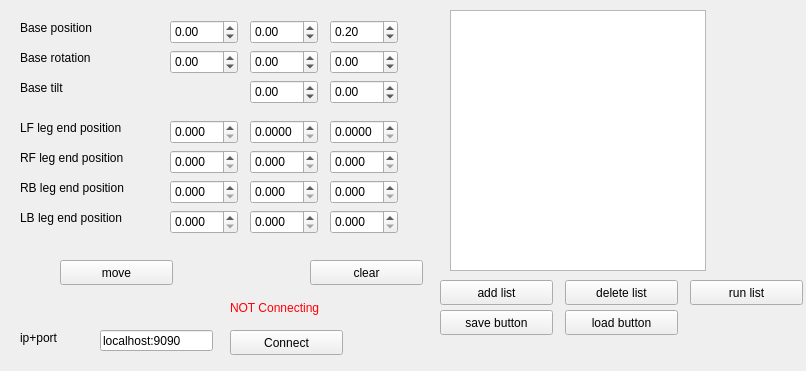
<?xml version="1.0" encoding="UTF-8"?>
<ui version="4.0">
 <class>RobotController</class>
 <widget class="QWidget" name="RobotController">
  <property name="geometry">
   <rect>
    <x>0</x>
    <y>0</y>
    <width>806</width>
    <height>371</height>
   </rect>
  </property>
  <property name="windowTitle">
   <string>Form</string>
  </property>
  <widget class="QLabel" name="label">
   <property name="geometry">
    <rect>
     <x>30</x>
     <y>20</y>
     <width>101</width>
     <height>21</height>
    </rect>
   </property>
   <property name="text">
    <string/>
   </property>
  </widget>
  <widget class="QLabel" name="label_2">
   <property name="geometry">
    <rect>
     <x>20</x>
     <y>20</y>
     <width>82</width>
     <height>16</height>
    </rect>
   </property>
   <property name="text">
    <string>Base position</string>
   </property>
  </widget>
  <widget class="QLabel" name="label_3">
   <property name="geometry">
    <rect>
     <x>20</x>
     <y>50</y>
     <width>91</width>
     <height>16</height>
    </rect>
   </property>
   <property name="text">
    <string>Base rotation</string>
   </property>
  </widget>
  <widget class="QDoubleSpinBox" name="doubleSpinBox">
   <property name="geometry">
    <rect>
     <x>170</x>
     <y>20</y>
     <width>68</width>
     <height>24</height>
    </rect>
   </property>
   <property name="minimum">
    <double>-99.989999999999995</double>
   </property>
   <property name="singleStep">
    <double>0.010000000000000</double>
   </property>
  </widget>
  <widget class="QDoubleSpinBox" name="doubleSpinBox_2">
   <property name="geometry">
    <rect>
     <x>250</x>
     <y>20</y>
     <width>68</width>
     <height>24</height>
    </rect>
   </property>
   <property name="minimum">
    <double>-99.989999999999995</double>
   </property>
   <property name="singleStep">
    <double>0.010000000000000</double>
   </property>
  </widget>
  <widget class="QDoubleSpinBox" name="doubleSpinBox_3">
   <property name="geometry">
    <rect>
     <x>330</x>
     <y>20</y>
     <width>68</width>
     <height>24</height>
    </rect>
   </property>
   <property name="minimum">
    <double>-99.989999999999995</double>
   </property>
   <property name="singleStep">
    <double>0.010000000000000</double>
   </property>
   <property name="value">
    <double>0.200000000000000</double>
   </property>
  </widget>
  <widget class="QDoubleSpinBox" name="doubleSpinBox_4">
   <property name="geometry">
    <rect>
     <x>170</x>
     <y>50</y>
     <width>68</width>
     <height>24</height>
    </rect>
   </property>
   <property name="minimum">
    <double>-99.989999999999995</double>
   </property>
   <property name="singleStep">
    <double>1.000000000000000</double>
   </property>
  </widget>
  <widget class="QDoubleSpinBox" name="doubleSpinBox_5">
   <property name="geometry">
    <rect>
     <x>250</x>
     <y>50</y>
     <width>68</width>
     <height>24</height>
    </rect>
   </property>
   <property name="minimum">
    <double>-99.989999999999995</double>
   </property>
   <property name="singleStep">
    <double>1.000000000000000</double>
   </property>
  </widget>
  <widget class="QDoubleSpinBox" name="doubleSpinBox_6">
   <property name="geometry">
    <rect>
     <x>330</x>
     <y>50</y>
     <width>68</width>
     <height>24</height>
    </rect>
   </property>
   <property name="minimum">
    <double>-99.989999999999995</double>
   </property>
   <property name="singleStep">
    <double>1.000000000000000</double>
   </property>
  </widget>
  <widget class="QLabel" name="label_4">
   <property name="geometry">
    <rect>
     <x>20</x>
     <y>80</y>
     <width>91</width>
     <height>16</height>
    </rect>
   </property>
   <property name="text">
    <string>Base tilt</string>
   </property>
  </widget>
  <widget class="QDoubleSpinBox" name="doubleSpinBox_7">
   <property name="geometry">
    <rect>
     <x>250</x>
     <y>80</y>
     <width>68</width>
     <height>24</height>
    </rect>
   </property>
   <property name="minimum">
    <double>-99.989999999999995</double>
   </property>
  </widget>
  <widget class="QDoubleSpinBox" name="doubleSpinBox_8">
   <property name="geometry">
    <rect>
     <x>330</x>
     <y>80</y>
     <width>68</width>
     <height>24</height>
    </rect>
   </property>
   <property name="minimum">
    <double>-99.989999999999995</double>
   </property>
  </widget>
  <widget class="QLabel" name="label_5">
   <property name="geometry">
    <rect>
     <x>20</x>
     <y>120</y>
     <width>120</width>
     <height>16</height>
    </rect>
   </property>
   <property name="text">
    <string>LF leg end position</string>
   </property>
  </widget>
  <widget class="QLabel" name="label_6">
   <property name="geometry">
    <rect>
     <x>20</x>
     <y>150</y>
     <width>121</width>
     <height>16</height>
    </rect>
   </property>
   <property name="text">
    <string>RF leg end position</string>
   </property>
  </widget>
  <widget class="QLabel" name="label_7">
   <property name="geometry">
    <rect>
     <x>20</x>
     <y>180</y>
     <width>121</width>
     <height>16</height>
    </rect>
   </property>
   <property name="text">
    <string>RB leg end position</string>
   </property>
  </widget>
  <widget class="QLabel" name="label_8">
   <property name="geometry">
    <rect>
     <x>20</x>
     <y>210</y>
     <width>121</width>
     <height>16</height>
    </rect>
   </property>
   <property name="text">
    <string>LB leg end position</string>
   </property>
  </widget>
  <widget class="QDoubleSpinBox" name="doubleSpinBox_9">
   <property name="geometry">
    <rect>
     <x>170</x>
     <y>120</y>
     <width>68</width>
     <height>24</height>
    </rect>
   </property>
   <property name="decimals">
    <number>3</number>
   </property>
   <property name="singleStep">
    <double>0.005000000000000</double>
   </property>
  </widget>
  <widget class="QDoubleSpinBox" name="doubleSpinBox_10">
   <property name="geometry">
    <rect>
     <x>250</x>
     <y>120</y>
     <width>68</width>
     <height>24</height>
    </rect>
   </property>
   <property name="decimals">
    <number>4</number>
   </property>
   <property name="singleStep">
    <double>0.005000000000000</double>
   </property>
  </widget>
  <widget class="QDoubleSpinBox" name="doubleSpinBox_11">
   <property name="geometry">
    <rect>
     <x>330</x>
     <y>120</y>
     <width>68</width>
     <height>24</height>
    </rect>
   </property>
   <property name="decimals">
    <number>4</number>
   </property>
   <property name="singleStep">
    <double>0.005000000000000</double>
   </property>
  </widget>
  <widget class="QDoubleSpinBox" name="doubleSpinBox_12">
   <property name="geometry">
    <rect>
     <x>170</x>
     <y>150</y>
     <width>68</width>
     <height>24</height>
    </rect>
   </property>
   <property name="decimals">
    <number>3</number>
   </property>
   <property name="singleStep">
    <double>0.005000000000000</double>
   </property>
  </widget>
  <widget class="QDoubleSpinBox" name="doubleSpinBox_13">
   <property name="geometry">
    <rect>
     <x>250</x>
     <y>150</y>
     <width>68</width>
     <height>24</height>
    </rect>
   </property>
   <property name="decimals">
    <number>3</number>
   </property>
   <property name="singleStep">
    <double>0.005000000000000</double>
   </property>
  </widget>
  <widget class="QDoubleSpinBox" name="doubleSpinBox_14">
   <property name="geometry">
    <rect>
     <x>330</x>
     <y>150</y>
     <width>68</width>
     <height>24</height>
    </rect>
   </property>
   <property name="decimals">
    <number>3</number>
   </property>
   <property name="singleStep">
    <double>0.005000000000000</double>
   </property>
  </widget>
  <widget class="QDoubleSpinBox" name="doubleSpinBox_15">
   <property name="geometry">
    <rect>
     <x>170</x>
     <y>180</y>
     <width>68</width>
     <height>24</height>
    </rect>
   </property>
   <property name="decimals">
    <number>3</number>
   </property>
   <property name="singleStep">
    <double>0.005000000000000</double>
   </property>
  </widget>
  <widget class="QDoubleSpinBox" name="doubleSpinBox_16">
   <property name="geometry">
    <rect>
     <x>250</x>
     <y>180</y>
     <width>68</width>
     <height>24</height>
    </rect>
   </property>
   <property name="decimals">
    <number>3</number>
   </property>
   <property name="singleStep">
    <double>0.005000000000000</double>
   </property>
  </widget>
  <widget class="QDoubleSpinBox" name="doubleSpinBox_17">
   <property name="geometry">
    <rect>
     <x>330</x>
     <y>180</y>
     <width>68</width>
     <height>24</height>
    </rect>
   </property>
   <property name="decimals">
    <number>3</number>
   </property>
   <property name="singleStep">
    <double>0.005000000000000</double>
   </property>
  </widget>
  <widget class="QDoubleSpinBox" name="doubleSpinBox_18">
   <property name="geometry">
    <rect>
     <x>170</x>
     <y>210</y>
     <width>68</width>
     <height>24</height>
    </rect>
   </property>
   <property name="decimals">
    <number>3</number>
   </property>
   <property name="singleStep">
    <double>0.005000000000000</double>
   </property>
  </widget>
  <widget class="QDoubleSpinBox" name="doubleSpinBox_19">
   <property name="geometry">
    <rect>
     <x>250</x>
     <y>210</y>
     <width>68</width>
     <height>24</height>
    </rect>
   </property>
   <property name="decimals">
    <number>3</number>
   </property>
   <property name="singleStep">
    <double>0.005000000000000</double>
   </property>
  </widget>
  <widget class="QDoubleSpinBox" name="doubleSpinBox_20">
   <property name="geometry">
    <rect>
     <x>330</x>
     <y>210</y>
     <width>68</width>
     <height>24</height>
    </rect>
   </property>
   <property name="decimals">
    <number>3</number>
   </property>
   <property name="singleStep">
    <double>0.005000000000000</double>
   </property>
  </widget>
  <widget class="QLabel" name="label_9">
   <property name="geometry">
    <rect>
     <x>20</x>
     <y>330</y>
     <width>121</width>
     <height>16</height>
    </rect>
   </property>
   <property name="text">
    <string>ip+port</string>
   </property>
  </widget>
  <widget class="QLineEdit" name="lineEdit">
   <property name="geometry">
    <rect>
     <x>100</x>
     <y>330</y>
     <width>113</width>
     <height>21</height>
    </rect>
   </property>
   <property name="text">
    <string>localhost:9090</string>
   </property>
  </widget>
  <widget class="QPushButton" name="pushButton">
   <property name="geometry">
    <rect>
     <x>230</x>
     <y>330</y>
     <width>113</width>
     <height>25</height>
    </rect>
   </property>
   <property name="text">
    <string>Connect</string>
   </property>
  </widget>
  <widget class="QPushButton" name="pushButton_2">
   <property name="geometry">
    <rect>
     <x>60</x>
     <y>260</y>
     <width>113</width>
     <height>25</height>
    </rect>
   </property>
   <property name="text">
    <string>move</string>
   </property>
  </widget>
  <widget class="QLabel" name="label_10">
   <property name="geometry">
    <rect>
     <x>230</x>
     <y>300</y>
     <width>141</width>
     <height>16</height>
    </rect>
   </property>
   <property name="palette">
    <palette>
     <active>
      <colorrole role="WindowText">
       <brush brushstyle="SolidPattern">
        <color alpha="255">
         <red>252</red>
         <green>1</green>
         <blue>7</blue>
        </color>
       </brush>
      </colorrole>
      <colorrole role="Text">
       <brush brushstyle="SolidPattern">
        <color alpha="255">
         <red>0</red>
         <green>0</green>
         <blue>0</blue>
        </color>
       </brush>
      </colorrole>
     </active>
     <inactive>
      <colorrole role="WindowText">
       <brush brushstyle="SolidPattern">
        <color alpha="255">
         <red>252</red>
         <green>1</green>
         <blue>7</blue>
        </color>
       </brush>
      </colorrole>
      <colorrole role="Text">
       <brush brushstyle="SolidPattern">
        <color alpha="255">
         <red>0</red>
         <green>0</green>
         <blue>0</blue>
        </color>
       </brush>
      </colorrole>
     </inactive>
     <disabled>
      <colorrole role="WindowText">
       <brush brushstyle="SolidPattern">
        <color alpha="255">
         <red>127</red>
         <green>127</green>
         <blue>127</blue>
        </color>
       </brush>
      </colorrole>
      <colorrole role="Text">
       <brush brushstyle="SolidPattern">
        <color alpha="255">
         <red>127</red>
         <green>127</green>
         <blue>127</blue>
        </color>
       </brush>
      </colorrole>
     </disabled>
    </palette>
   </property>
   <property name="text">
    <string>NOT Connecting</string>
   </property>
  </widget>
  <widget class="QPushButton" name="clear">
   <property name="geometry">
    <rect>
     <x>310</x>
     <y>260</y>
     <width>113</width>
     <height>25</height>
    </rect>
   </property>
   <property name="text">
    <string>clear</string>
   </property>
  </widget>
  <widget class="QListWidget" name="listWidget">
   <property name="geometry">
    <rect>
     <x>450</x>
     <y>10</y>
     <width>256</width>
     <height>261</height>
    </rect>
   </property>
   <property name="sizeAdjustPolicy">
    <enum>QAbstractScrollArea::AdjustToContents</enum>
   </property>
  </widget>
  <widget class="QPushButton" name="add_list">
   <property name="geometry">
    <rect>
     <x>440</x>
     <y>280</y>
     <width>113</width>
     <height>25</height>
    </rect>
   </property>
   <property name="text">
    <string>add list</string>
   </property>
  </widget>
  <widget class="QPushButton" name="delete_list">
   <property name="geometry">
    <rect>
     <x>565</x>
     <y>280</y>
     <width>113</width>
     <height>25</height>
    </rect>
   </property>
   <property name="text">
    <string>delete list</string>
   </property>
  </widget>
  <widget class="QPushButton" name="run_list">
   <property name="geometry">
    <rect>
     <x>690</x>
     <y>280</y>
     <width>113</width>
     <height>25</height>
    </rect>
   </property>
   <property name="text">
    <string>run list</string>
   </property>
  </widget>
  <widget class="QPushButton" name="load_btn">
   <property name="geometry">
    <rect>
     <x>565</x>
     <y>310</y>
     <width>113</width>
     <height>25</height>
    </rect>
   </property>
   <property name="text">
    <string>load button</string>
   </property>
  </widget>
  <widget class="QPushButton" name="save_btn">
   <property name="geometry">
    <rect>
     <x>440</x>
     <y>310</y>
     <width>113</width>
     <height>25</height>
    </rect>
   </property>
   <property name="text">
    <string>save button</string>
   </property>
  </widget>
 </widget>
 <resources/>
 <connections/>
</ui>
